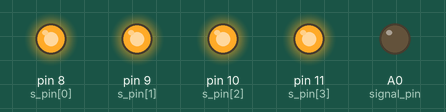
This sketch was run on a simulated Arduino Uno, built with avr-gcc and run on an emulated ATmega328P. Parts: output pins drawn as LEDs (lit = HIGH). What the sketch prints to the serial monitor is not drawn.

Above: at 0.1 s.
Timing chart, 0 to 1.6 s (numbered marks = the images above):
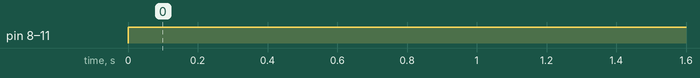

Measured:
- by itself, pin 8 (s_pin[0]), pin 9 (s_pin[1]), pin 10 (s_pin[2]), pin 11 (s_pin[3]): LOW → HIGH at 0.00 s

The sketch:

Multiplexer.ino
```cpp
class Multiplexer {
	protected:
		int select_pin[4];
		int sig_pin;
		int select[4];
	public:
		Multiplexer(int*, int, int);
		void selectChannel(int);
		void writeSignal(int);
		int readSignal();
    void readSelect();
};

Multiplexer::Multiplexer(int* sp, int spsz, int sigp) {
	for (int i = 0; i < spsz; i ++) {
		select_pin[i] = *sp;
    sp ++;
	}

	sig_pin = sigp;
}

void Multiplexer::selectChannel(int channel) {
	int binaryNum[4];
	int bi, si = 0;

	while (channel > 0) {
		binaryNum[bi] = channel % 2;
		channel /= 2;
		bi ++;
	}

	for (int j = bi - 1; j >= 0; j --) {
		select[si] = binaryNum[j];
    si ++;
	}

	for (int i = 0; i < 4; i ++) {
		digitalWrite(select_pin[i], select[i]);
	}
}

void Multiplexer::writeSignal(int signal) {
  analogWrite(sig_pin, signal);
}

int Multiplexer::readSignal() {
	return analogRead(sig_pin);
}

void Multiplexer::readSelect() {
  for (int i = 0; i < 4; i ++) {
    Serial.print(select_pin[i]);
    Serial.print(" ");
  }
  Serial.println();
}

int s_pin[] = {8, 9, 10, 11};
int* pt;
int sz = sizeof(s_pin) / sizeof(s_pin[0]);
int signal_pin = A0;
Multiplexer mp(s_pin, sz, signal_pin);

void setup() {
  Serial.begin(9600);

  for (int i = 0; i < 4; i ++) {
    pinMode(s_pin[i], OUTPUT);
  }

  pinMode(signal_pin, OUTPUT);
}

void loop() {
  // put your main code here, to run repeatedly:
  mp.selectChannel(15);
  mp.writeSignal(HIGH);
  mp.readSelect();
}
```
